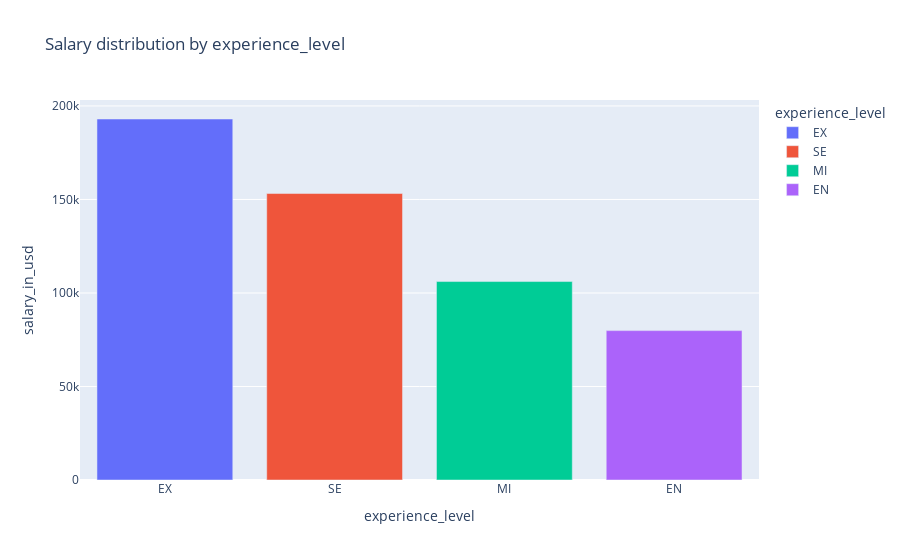

Here is the notebook cell this chart was saved with:
### Markdown cell above
Les salaires dans les entreprises de taille moyenne et grande sont plus élevés et plus variés que dans les petites entreprises. Les petites entreprises semblent offrir des salaires plus bas mais plus homogènes.

### Code cell
exp_by_sal = data.groupby('experience_level')[target].mean().sort_values(ascending=False).reset_index()
fig = px.bar(exp_by_sal, x='experience_level', y='salary_in_usd', color='experience_level', title='Salary distribution by experience_level')
fig.show()

### Figure 1 — Plotly figure (JSON) as saved in the notebook; plotly's stock layout.template omitted (floating-point values rounded to 4 significant figures)
{"data": [{"alignmentgroup": "True", "hovertemplate": "experience_level=%{x}<br>salary_in_usd=%{y}<extra></extra>", "legendgroup": "EX", "marker": {"color": "#636efa", "pattern": {"shape": ""}}, "name": "EX", "offsetgroup": "EX", "orientation": "v", "showlegend": true, "textposition": "auto", "type": "bar", "x": ["EX"], "xaxis": "x", "y": [193000.0], "yaxis": "y"}, {"alignmentgroup": "True", "hovertemplate": "experience_level=%{x}<br>salary_in_usd=%{y}<extra></extra>", "legendgroup": "SE", "marker": {"color": "#EF553B", "pattern": {"shape": ""}}, "name": "SE", "offsetgroup": "SE", "orientation": "v", "showlegend": true, "textposition": "auto", "type": "bar", "x": ["SE"], "xaxis": "x", "y": [153200.0], "yaxis": "y"}, {"alignmentgroup": "True", "hovertemplate": "experience_level=%{x}<br>salary_in_usd=%{y}<extra></extra>", "legendgroup": "MI", "marker": {"color": "#00cc96", "pattern": {"shape": ""}}, "name": "MI", "offsetgroup": "MI", "orientation": "v", "showlegend": true, "textposition": "auto", "type": "bar", "x": ["MI"], "xaxis": "x", "y": [106100.0], "yaxis": "y"}, {"alignmentgroup": "True", "hovertemplate": "experience_level=%{x}<br>salary_in_usd=%{y}<extra></extra>", "legendgroup": "EN", "marker": {"color": "#ab63fa", "pattern": {"shape": ""}}, "name": "EN", "offsetgroup": "EN", "orientation": "v", "showlegend": true, "textposition": "auto", "type": "bar", "x": ["EN"], "xaxis": "x", "y": [79880.0], "yaxis": "y"}], "layout": {"barmode": "relative", "legend": {"title": {"text": "experience_level"}, "tracegroupgap": 0}, "title": {"text": "Salary distribution by experience_level"}, "xaxis": {"anchor": "y", "categoryarray": ["EX", "SE", "MI", "EN"], "categoryorder": "array", "domain": [0, 1], "title": {"text": "experience_level"}}, "yaxis": {"anchor": "x", "domain": [0, 1], "title": {"text": "salary_in_usd"}}}}
